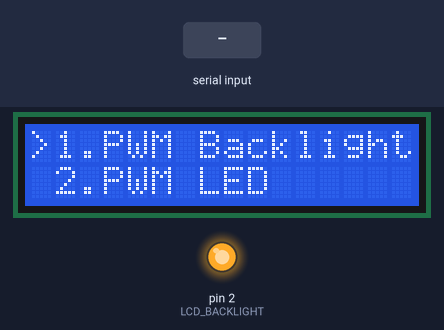
This sketch was run on a simulated Arduino Uno, built with avr-gcc and run on an emulated ATmega328P. Shown: 16×2 character LCD, output pins drawn as LEDs (lit = HIGH). Wiring (inferred from the names in the program): character LCD (HD44780): RS pin 3; R/W pin 4; E pin 5; data pin 6, pin 7, pin 8, pin 9, pin 10, pin 11, pin 12, pin 13. Inputs (shaded band) come from the test bench. Pins used as bus, display or sensor lines are not drawn.

Above: at 1.2 s.
1.3 s: "s" received over Serial
At 1.8 s:
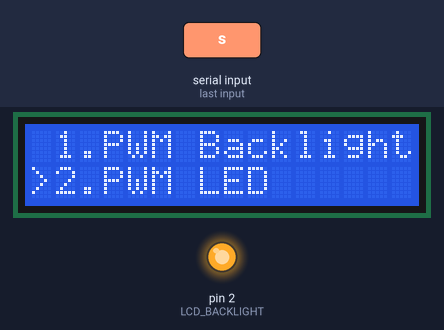
2.8 s: "s" received over Serial
At 3.1 s:
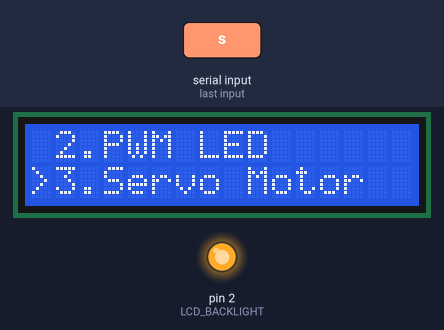
4.3 s: "w" received over Serial
At 5.3 s:
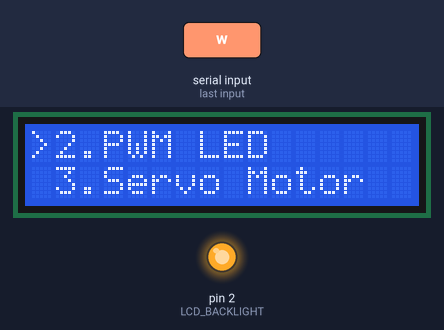
Timing chart, 0 to 7.3 s (numbered marks = the images above; inputs shaded):
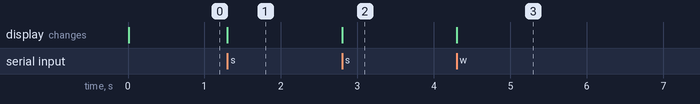

The sketch:

LCD_2.ino
```cpp
#include <stdarg.h>

#define RS  		  3
#define RW  		  4
#define E   		  5
#define DB0 		  6
#define DB1 		  7
#define DB2 		  8
#define DB3 		  9
#define DB4  		  10
#define DB5    		  11
#define DB6 		  12
#define DB7 		  13

#define LCD_BACKLIGHT 2


enum charLCD_LINE{
	LINE_1 = 1,
	LINE_2,
	LINE_3,
	LINE_4
};

enum{
	DISABLE = 0,
	ENABLE
};

enum {
	MAIN_MENU = 0,
	SUBMENU_1,
	SUBMENU_2,
	SUBMENU_3,
	SUBMENU_4,
};

int count = 0;
char buf[50];

char menu = MAIN_MENU;

char *lcd_menu[] = {
	">1.PWM Backlight",
	" 2.PWM LED      ",
	" 3.Servo Motor  ",
	" 4.ADC          "
};

char * lcd_submenu_backlight[] = { ">1.PWM BL On    ",
								   " 2.PWM BL Off   ",
								   " 3.BL On        ",
								   " 4.BL Off       ",
								   " 5.Back         ",
								   " 6.Hoem         "
								};

// #define NUM_SUB_MENU_BACKLIGHT 6

char num_submenum[] = {6, 5, 4, 3};

void setup()
{
	Serial.begin(9600);

	pinMode(LCD_BACKLIGHT, OUTPUT);
	digitalWrite(LCD_BACKLIGHT, HIGH);

	for(int i = 0; i < 11; i++){
		pinMode(RS + i, OUTPUT);
	}

	digitalWrite(RS, HIGH);
	digitalWrite(RW, LOW);

	//-------------------------
	// Inst: 30, 30, 30, 38, 06, 0c, 80, 01
	charLCD_inst_8(0x30);
	charLCD_inst_8(0x30);
	charLCD_inst_8(0x30);
	charLCD_inst_8(0x38);
	charLCD_inst_8(0x06);
	charLCD_inst_8(0x0c);
	charLCD_inst_8(0x80);
	charLCD_inst_8(0x01);
	delay(2);
	//--------------------------

	cursor_set(LINE_1, 0);
	printf_lcd("%s", lcd_menu[0]);
	cursor_set(LINE_2, 0);
	printf_lcd("%s", lcd_menu[1]);
}

char line_pos = LINE_1;
char menu_pos = LINE_1;
char enter_pos = LINE_1;

unsigned long prev_micros = 0;
unsigned long curr_micros = 0;
unsigned long prev_millis = 0;
unsigned long curr_millis = 0;

int pwm_count = 0;
int pwm_duty = 1;

char toggle_flag_line1 = 0;
char toggle_flag_line2 = 0;

char backlight_pwm_enable = 0;

void loop()
{
	curr_micros = micros();
	curr_millis = millis();

	if(backlight_pwm_enable == 1){
		if(curr_micros - prev_micros > 100){
			prev_micros = curr_micros;

			pwm_count++;
			if(pwm_count == 100){
				pwm_count = 0;
				digitalWrite(LCD_BACKLIGHT, HIGH);
			}
			else if(pwm_count == pwm_duty){
				digitalWrite(LCD_BACKLIGHT, LOW);
			}
		}

		if(curr_millis - prev_millis > 50){
			prev_millis = curr_millis;
			pwm_duty++;
			if(pwm_duty == 99) pwm_duty = 1;
		}
	}
	else{
		digitalWrite(LCD_BACKLIGHT, HIGH);
	}

	if(Serial.available()){
		char in_key = Serial.read();
		if(in_key == 'w'){
			if(line_pos == LINE_2){
				line_pos = LINE_1;
				cursor_set(LINE_2, 0);
				printf_lcd(" ");
				cursor_set(LINE_1, 0);
				printf_lcd(">");
			}
			else{
				if(menu == MAIN_MENU){
					menu_pos--;
					if(menu_pos > 0){
						for(int i = 0; i < 2; i++){
							cursor_set(LINE_1 + i, 0);
							printf_lcd("%s", lcd_menu[(menu_pos - 1) + i]);
						}
						cursor_set(LINE_1, 0);
						printf_lcd(">");
					}
					else{
						menu_pos = 1;
					}
				}
				else if(menu == SUBMENU_1){
					menu_pos--;
					if(menu_pos > 0){
						for(int i = 0; i < 2; i++){
							cursor_set(LINE_1 + i, 0);
							printf_lcd("%s", lcd_submenu_backlight[(menu_pos - 1) + i]);
						}
						cursor_set(LINE_1, 0);
						printf_lcd(">");
					}
					else{
						menu_pos = 1;
					}
				}
			}
		}
		else if(in_key == 's'){
			// Serial.println("Down");
			if(line_pos == LINE_1){
				line_pos = LINE_2;
				cursor_set(LINE_1, 0);
				printf_lcd(" ");
				cursor_set(LINE_2, 0);
				printf_lcd(">");
			}
			else{
				if(menu == MAIN_MENU){
					menu_pos++;
					if(menu_pos < 4){
						for(int i = 0; i < 2; i++){
							cursor_set(LINE_1 + i, 0);
							printf_lcd("%s", lcd_menu[(menu_pos - 1) + i]);
						}
						cursor_set(LINE_2, 0);
						printf_lcd(">");
					}
					else{
						menu_pos = 3;
					}
				}
				else if(menu == SUBMENU_1){
					menu_pos++;
					if(menu_pos < 6){
						for(int i = 0; i < 2; i++){
							cursor_set(LINE_1 + i, 0);
							printf_lcd("%s", lcd_submenu_backlight[(menu_pos - 1) + i]);
						}
						cursor_set(LINE_2, 0);
						printf_lcd(">");
					}
					else{
						menu_pos = 5;
					}
				}
			}
		}
		else if(in_key == ' '){
			enter_pos = line_pos + menu_pos - 1;
			if(enter_pos == LINE_1){
				menu = SUBMENU_1;
				menu_pos = LINE_1;
				for(int i = 0; i < 2; i++){
					cursor_set(LINE_1+i, 0);
					printf_lcd("%s", lcd_submenu_backlight[(menu_pos - 1) + i]);
				}

				// if(toggle_flag_line1 == 0){
				// 	toggle_flag_line1 = 1;
				// 	backlight_pwm_enable = 1;
				// }
				// else {
				// 	toggle_flag_line1 = 0;
				// 	backlight_pwm_enable = 0;
				// }
			}
			// else if(enter_pos == LINE_2){
			// 	if(toggle_flag_line1 == 0){
			// 		toggle_flag_line1 = 1;
			// 		backlight_pwm_enable = DISABLE;
			// 	}
			// 	else {
			// 		toggle_flag_line1 = 0;
			// 		backlight_pwm_enable = DISABLE;
			// 	}			}
			// else if(enter_pos == LINE_3){
			// 	Serial.println("3");
			// }
			// else if(enter_pos == LINE_4){
			// 	Serial.println("4");
			// }
		}
	}
	// delay(2);
	// charLCD_inst_8(0xc0);
	// // charLCD_data_8(0x31);
	// printf_lcd("count: %d", count++);
	// delay(1000);
}

void charLCD_inst_8(unsigned char inst){
	digitalWrite(RS, LOW);

	for(int i = 0; i < 8; i++){
		if(inst & (0x01 << i)){
			digitalWrite(DB0 + i, HIGH);
		}
		else{
			digitalWrite(DB0 + i, LOW);
		}
	}

	digitalWrite(E, HIGH);
	digitalWrite(E, LOW);

	digitalWrite(RS, HIGH);

	delayMicroseconds(50);
}

void charLCD_data_8(unsigned char data){
	for(int i = 0; i < 8; i++){
		if(data & (0x01 << i)){
			digitalWrite(DB0 + i, HIGH);
		}
		else{
			digitalWrite(DB0 + i, LOW);
		}
	}

	digitalWrite(E, HIGH);
	digitalWrite(E, LOW);

	delayMicroseconds(50);
}

void charLCD_string(char* str){
	for(int i = 0; i < strlen(str); i++){
		// charLCD_data_8(*(str+i));
		charLCD_data_8(str[i]);
	}
}

void printf_lcd(char *format, ...)
{
	char buf[512];
	va_list arglist;

	va_start(arglist, format);
	vsprintf(buf, format, arglist);
	va_end(arglist);
	charLCD_string(buf);
}

void cursor_set(char line, char column){
	if(line == LINE_1){
		charLCD_inst_8(0x80 | column);
	}
	else if(line == LINE_2){
		charLCD_inst_8(0xc0 | column);
	}
}
```

Measured:
- after the input at 1.3 s, the display: changes at once (image 1)
- after the input at 2.8 s, the display: changes at once (image 2)
- after the input at 4.3 s, the display: changes at once (image 3)
